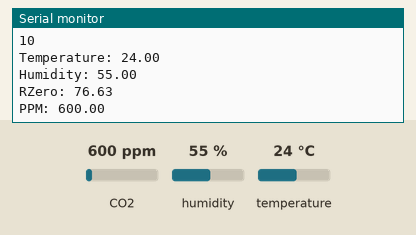
A sketch run on a simulated ESP8266 (NodeMCU). Shown: the last lines printed to the serial monitor. The test bench sets the inputs (shaded band); at power-on: CO2 600 ppm, humidity 55 %, temperature 24 °C.

Above: at 18.0 s.
18.1 s: CO2 set to 452 ppm
At 20.8 s:
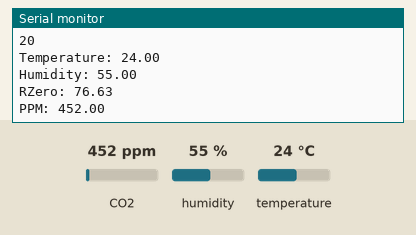
33.1 s: humidity set to 22 %
At 40.9 s:
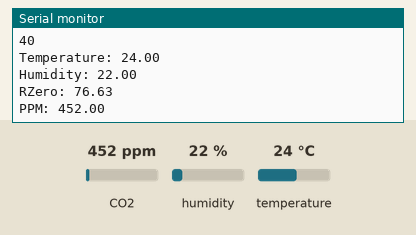
48.1 s: temperature set to 12 °C
63.1 s: CO2 set to 1050 ppm
At 71.0 s:
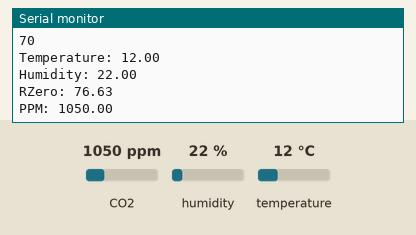
Timing chart, 0 to 72.5 s (numbered marks = the images above; inputs shaded):
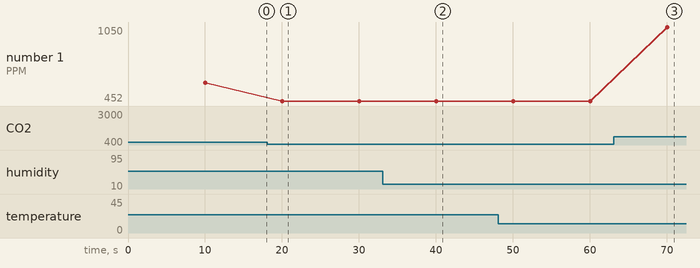

The sketch:

mq-315.ino
```cpp
#include "MQ135.h"
#include <DHT.h>

MQ135 gasSensor = MQ135(A0);
DHT dht(D8, DHT11);

unsigned long timing1 = 0;

void setup() {
  Serial.begin(115200);
  dht.begin();
}

void loop() {
  if (millis() - timing1 > 10000) {
    timing1 = millis();

    getSensorsData();
  }
}

void getSensorsData() {
  float t = dht.readTemperature();
  float h = dht.readHumidity();
  float rzero = gasSensor.getRZero();
  float ppm = gasSensor.getPPM();

  Serial.println(millis() / 1000);
  Serial.print("Temperature: ");
  Serial.println(t);
  Serial.print("Humidity: ");
  Serial.println(h);
  Serial.print("RZero: ");
  Serial.println(rzero);
  Serial.print("PPM: ");
  Serial.println(ppm);
}
```

Measured:
- after the input at 18.1 s, the serial monitor: prints a new line after 1.9 s (image 1)
- after the input at 33.1 s, the serial monitor: prints a new line after 6.9 s (image 2)
- after the input at 63.1 s, the serial monitor: prints a new line after 6.9 s (image 3)
- plotted number 1: 600 → 452 after the input at 18.1 s, 452 → 1050 after the input at 63.1 s
